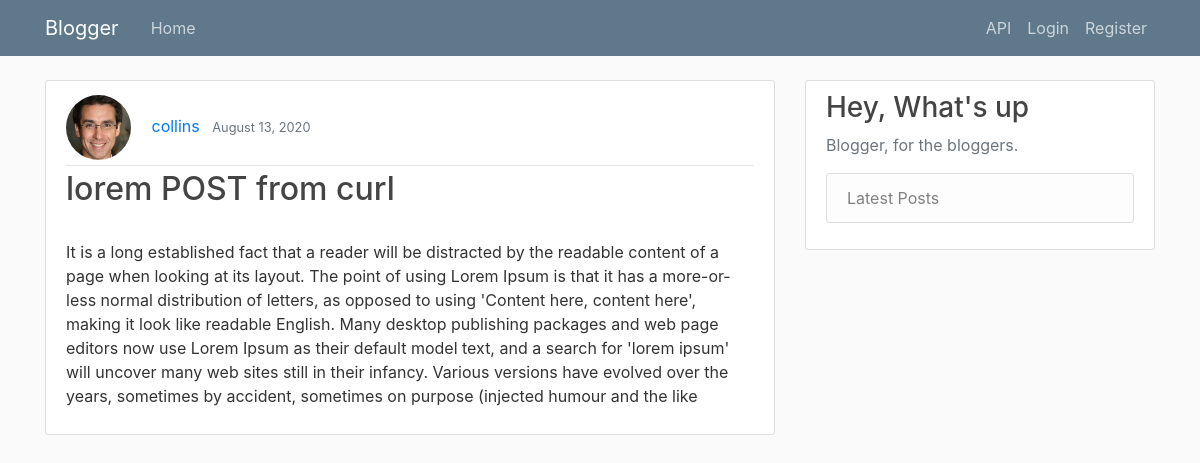
Screenshot of /post/40/lorem-post-from-curl/ with the database file from the repository.
### page/models.py (models this page shows, shortened)
class Post(models.Model):
    title = models.CharField(max_length=50)
    content = models.TextField('content')
    date_posted = models.DateTimeField('time published', default=timezone.now)
    author = models.ForeignKey(
        User, related_name='posts', on_delete=models.CASCADE)
    slug = models.SlugField(max_length=75)

### users/models.py (models this page shows, shortened)
class Profile(models.Model):
    user = models.OneToOneField(User, on_delete=models.CASCADE)
    image = models.ImageField(default='default.png', upload_to='profile_pics')

### page/views.py (the view)
class PostDetailView(generic.DetailView):
    model = models.Post
    template_name = "page/post_detail.html"
    context_object_name = 'post'

### page/templates/page/post_detail.html (shortened to what this page needs)
{% extends "page/base.html" %}
{% block content %}
<article class="media content-section">
    <div class="media-body">
        <div class="article-metadata">
            <img class="rounded-circle article-img my-1" src="{{ post.author.profile.image.url}}">
            <a class="mr-2" href="{% url 'profile' post.author.username %}">{{ post.author }}</a>
            <small class="text-muted">{{ post.date_posted | date:"F j, Y" }}</small>
        </div>
        <h2>{{ post.title }}</h2>
        <p class="article-content">
            {{ post.content }}
        </p>
    </div>
</article>
{% endblock content %}

### page/static/page/main.css (style rules this page uses)
body { background: #fafafa; color: #333333; margin-top: 5rem; }
h1, h2, h3, h4, h5, h6 { color: #444444; }
.content-section { background: #ffffff; padding: 10px 20px; border: 1px solid #dddddd; border-radius: 3px; margin-bottom: 20px; }
.article-content { white-space: pre-line; }
.article-img { height: 65px; width: 65px; margin-right: 16px; }
.article-metadata { padding-bottom: 1px; margin-bottom: 4px; border-bottom: 1px solid #e3e3e3; }

### rows the page displays
Post: author.profile.image (placeholder picture), author "collins", date_posted "August 13, 2020", title "lorem POST from curl", content "It is a long established fact that a reader will be distracted by the readable content of a page when looking at its layout. The point of using Lorem Ipsum is that it has a more-or-less normal distribution of letters, as opposed to using 'Content here, content here', making it look like readable English. Many desktop publishing packages and web page editors now use Lorem Ipsum as their default model text, and a search for 'lorem ipsum' will uncover many web sites still in their infancy. Various versions have evolved over the years, sometimes by accident, sometimes on purpose (injected humour and the like"
